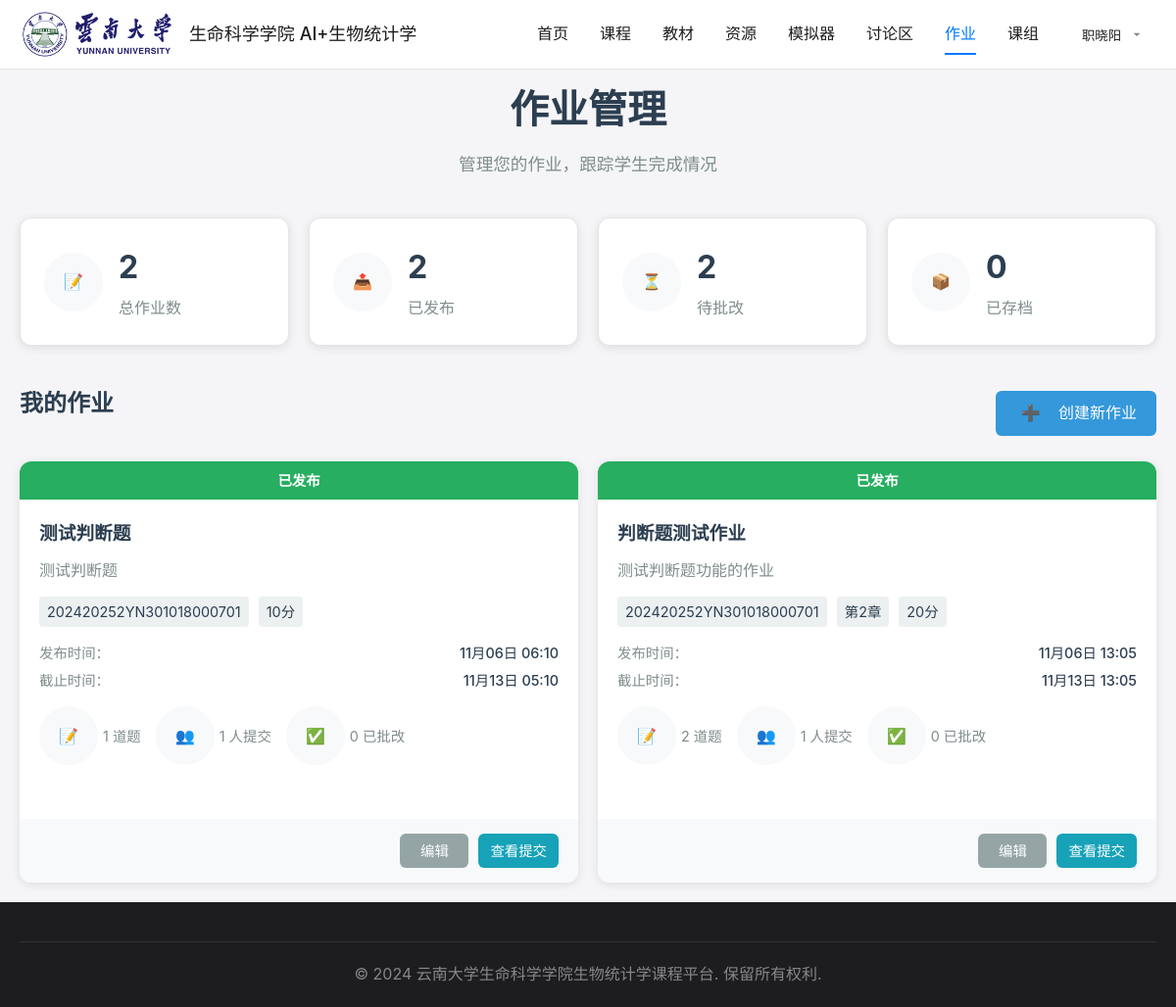
The page /assignments/ (signed in) on the database its author committed.
### core/models.py (models this page shows, shortened)
class User(AbstractUser):
    USER_TYPE_CHOICES = [
        ('admin', '管理员'),
        ('teacher', '教师'),
        ('student', '学生'),
    ]
    user_type = models.CharField(
        max_length=10,
        choices=USER_TYPE_CHOICES,
        default='student',
        verbose_name='用户类型'
    )
    real_name = models.CharField(
        max_length=50,
        verbose_name='真实姓名'
    )
    class Meta:
        verbose_name = '用户'
        verbose_name_plural = '用户'
    def get_unread_private_messages_count(self):
        if self.user_type != 'teacher':
            return 0
        teaching_classes = self.teachingclass_set.all()
        unread_count = 0
        for teaching_class in teaching_classes:
            unread_count += teaching_class.forumpost_set.filter(
                visibility='teacher_only',
                reply_count=0
            ).count()
        return unread_count

class Assignment(models.Model):
    STATUS_CHOICES = [
        ('draft', '草稿'),
        ('published', '已发布'),
        ('closed', '已截止'),
        ('archived', '已归档'),
    ]
    title = models.CharField(
        max_length=200,
        verbose_name='作业标题'
    )
    description = models.TextField(
        verbose_name='作业描述',
        help_text='作业的详细说明和要求'
    )
    teaching_class = models.ForeignKey(
        TeachingClass,
        on_delete=models.CASCADE,
        verbose_name='教学班',
        help_text='作业分发的目标教学班'
    )
    created_by = models.ForeignKey(
        User,
        on_delete=models.CASCADE,
        limit_choices_to={'user_type': 'teacher'},
        verbose_name='创建教师'
    )
    chapter = models.IntegerField(
        verbose_name='所属章节',
        help_text='对应课程的第几章',
        null=True,
        blank=True
    )
    publish_time = models.DateTimeField(
        verbose_name='发布时间',
        help_text='作业对学生可见的时间'
    )
    due_time = models.DateTimeField(
        verbose_name='截止时间',
        help_text='学生提交作业的最后期限'
    )
    total_score = models.IntegerField(
        default=100,
        verbose_name='总分',
        help_text='作业的满分分值'
    )
    status = models.CharField(
        max_length=20,
        choices=STATUS_CHOICES,
        default='draft',
        verbose_name='状态'
    )
    allow_late_submission = models.BooleanField(
        default=False,
        verbose_name='允许逾期提交',
        help_text='是否允许学生在截止时间后提交'
    )
    max_attempts = models.IntegerField(
        default=1,
        verbose_name='最大提交次数',
        help_text='学生可以提交的最大次数，0表示无限制'
    )
    created_at = models.DateTimeField(
        auto_now_add=True,
        verbose_name='创建时间'
    )
    updated_at = models.DateTimeField(
        auto_now=True,
        verbose_name='更新时间'
    )
    class Meta:
        verbose_name = '作业'
        verbose_name_plural = '作业'
        ordering = ['-created_at']
    @property
    def submission_count(self):
        return self.studentsubmission_set.filter(is_submitted=True).count()
    @property
    def graded_count(self):
        return self.studentsubmission_set.filter(is_graded=True, is_submitted=True).count()

class TeachingClass(models.Model):
    TEACHING_STATUS_CHOICES = [
        ('open', '开课'),
        ('in_progress', '进行中'),
        ('finished', '结课'),
    ]
    name = models.CharField(
        max_length=100,
        unique=True,
        verbose_name='教学班编号',
        help_text='例如：202420241YN301018000701'
    )
    description = models.TextField(
        blank=True,
        verbose_name='教学班描述'
    )
    class_time = models.CharField(
        max_length=200,
        default='待安排',
        verbose_name='上课时间',
        help_text='例如：周二 8:00-10:00, 周四 14:00-16:00'
    )
    class_location = models.CharField(
        max_length=100,
        default='待安排',
        verbose_name='上课地点',
        help_text='例如：生科楼201教室'
    )
    start_date = models.DateField(
        null=True,
        blank=True,
        verbose_name='开课日期'
    )
    end_date = models.DateField(
        null=True,
        blank=True,
        verbose_name='结课日期'
    )
    max_students = models.PositiveIntegerField(
        default=50,
        verbose_name='选课人数',
        help_text='该教学班的最大学生容量'
    )
    teaching_status = models.CharField(
        max_length=20,
        choices=TEACHING_STATUS_CHOICES,
        default='open',
        verbose_name='教学状态'
    )
    created_by = models.ForeignKey(
        User,
        on_delete=models.CASCADE,
        limit_choices_to={'user_type': 'teacher'},
        verbose_name='创建教师'
    )
    created_at = models.DateTimeField(
        auto_now_add=True,
        verbose_name='创建时间'
    )
    updated_at = models.DateTimeField(
        auto_now=True,
        verbose_name='更新时间'
    )
    class Meta:
        verbose_name = '教学班'
        verbose_name_plural = '教学班'
        ordering = ['-created_at']

### core/views.py (the view)
# urls.py: path('assignments/', views.assignment_index, name='assignment_index'),
@login_required
def assignment_index(request):
    if request.user.user_type == 'teacher':
        return assignment_teacher_index(request)
    elif request.user.user_type == 'student':
        return assignment_student_index(request)
    else:
        messages.error(request, '只有教师和学生可以访问作业系统')
        return redirect('core:home')

### core/templatetags/chinese_name.py (called while the page is built, shortened)
@register.filter
def chinese_full_name(user):
    if hasattr(user, 'real_name') and user.real_name:
        return user.real_name

@register.filter
def chinese_name_initial(user):
    full_name = chinese_full_name(user)
    return full_name[0].upper() if full_name else user.username[0].upper()

### templates/core/assignments/teacher_index.html (shortened to what this page needs)
{% extends 'base.html' %}
{% load static %}
{% load chinese_name %}
{% block content %}
<div class="assignment-container">
    <div class="assignment-header">
        <h1>{{ title }}</h1>
        <p class="assignment-subtitle">管理您的作业，跟踪学生完成情况</p>
    </div>
    <div class="stats-grid">
        <div class="stat-card">
            <div class="stat-icon">📝</div>
            <div class="stat-info">
                <h3>{{ stats.total_assignments }}</h3>
                <p>总作业数</p>
            </div>
        </div>
        <div class="stat-card">
            <div class="stat-icon">📤</div>
            <div class="stat-info">
                <h3>{{ stats.published_assignments }}</h3>
                <p>已发布</p>
            </div>
        </div>
        <div class="stat-card">
            <div class="stat-icon">⏳</div>
            <div class="stat-info">
                <h3>{{ stats.pending_grading }}</h3>
                <p>待批改</p>
            </div>
        </div>
        <div class="stat-card">
            <div class="stat-icon">📦</div>
            <div class="stat-info">
                <h3>{{ stats.archived_count }}</h3>
                <p>已存档</p>
            </div>
        </div>
    </div>
    <div class="assignment-list">
        <div class="assignment-list-header">
            <h2>我的作业</h2>
            <a href="{% url 'core:assignment_create' %}" class="btn btn-primary">
                <span class="btn-icon">➕</span>
                创建新作业
            </a>
        </div>
        {% if assignments %}
            <div class="assignments-grid">
                {% for assignment in assignments %}
                <div class="assignment-card">
                    <div class="assignment-status status-{{ assignment.status }}">
                        {% if assignment.status == 'draft' %}草稿
                        {% elif assignment.status == 'published' %}已发布
                        {% elif assignment.status == 'closed' %}已截止
                        {% else %}已归档{% endif %}
                    </div>
                    <div class="assignment-content">
                        <h3>
                            <a href="{% url 'core:assignment_edit' assignment.id %}">{{ assignment.title }}</a>
                        </h3>
                        <p class="assignment-description">{{ assignment.description|truncatechars:100 }}</p>
                        <div class="assignment-meta">
                            <span class="assignment-class">{{ assignment.teaching_class.name }}</span>
                            {% if assignment.chapter %}
                            <span class="assignment-chapter">第{{ assignment.chapter }}章</span>
                            {% endif %}
                            <span class="assignment-score">{{ assignment.total_score }}分</span>
                        </div>
                        <div class="assignment-dates">
                            <div class="date-item">
                                <span class="date-label">发布时间：</span>
                                <span class="date-value">{{ assignment.publish_time|date:"m月d日 H:i" }}</span>
                            </div>
                            <div class="date-item">
                                <span class="date-label">截止时间：</span>
                                <span class="date-value">{{ assignment.due_time|date:"m月d日 H:i" }}</span>
                            </div>
                        </div>
                        <div class="assignment-stats">
                            <span class="stat-item">
                                <span class="stat-icon">📝</span>
                                {{ assignment.questions.count }} 道题
                            </span>
                            <span class="stat-item">
                                <span class="stat-icon">👥</span>
                                {{ assignment.submission_count }} 人提交
                            </span>
                            <span class="stat-item">
                                <span class="stat-icon">✅</span>
                                {{ assignment.graded_count }} 已批改
                            </span>
                        </div>
                    </div>
                    <div class="assignment-actions">
                        <a href="{% url 'core:assignment_edit' assignment.id %}" class="btn btn-secondary btn-sm">编辑</a>
                        {% if assignment.status == 'published' %}
                        <a href="{% url 'core:assignment_result' assignment.id %}" class="btn btn-info btn-sm">查看提交</a>
                        {% endif %}
                    </div>
                </div>
                {% endfor %}
            </div>
        {% endif %}
    </div>
</div>
{% endblock %}

### templates/base.html (shortened to what this page needs)
<!DOCTYPE html>
<html lang="zh-CN">
<head>
    {% load static %}
    {% load chinese_name %}
    <link rel="stylesheet" href="{% static 'css/style.css' %}">
</head>
<body>
    <nav class="navbar">
        <div class="nav-container">
            <div class="nav-brand">
                <img src="{% static 'images/LOGO-2022.png' %}" alt="Logo" class="nav-logo">
                <span class="brand-text">生命科学学院 AI+生物统计学</span>
            </div>
            <div class="nav-menu">
                <a href="{% url 'core:home' %}" class="nav-link">首页</a>
                <a href="{% url 'core:courses' %}" class="nav-link">课程</a>
                <a href="{% url 'core:textbook' %}" class="nav-link">教材</a>
                <a href="{% url 'core:resources' %}" class="nav-link">资源</a>
                <a href="{% url 'simulators:index' %}" class="nav-link">模拟器</a>
                {% if user.is_authenticated %}
                <a href="{% url 'core:forum_index' %}" class="nav-link">讨论区</a>
                <a href="{% url 'core:assignment_index' %}" class="nav-link">
                    作业
                </a>
                {% endif %}
                <a href="{% url 'core:about' %}" class="nav-link">课组</a>
            </div>
            <div class="nav-auth">
                {% if user.is_authenticated %}
                    <div class="user-menu">
                        <button class="user-button" onclick="toggleUserMenu(event)">
                            <span class="user-name">{{ user|chinese_full_name }}</span>
                            <svg class="user-icon" viewBox="0 0 24 24" fill="none" xmlns="http://www.w3.org/2000/svg">
                                <path d="M7 10L12 15L17 10H7Z" fill="currentColor"/>
                            </svg>
                        </button>
                    </div>
                {% else %}
                    <div class="auth-buttons">
                        <a href="{% url 'core:login' %}" class="btn-login">登录</a>
                        <a href="{% url 'core:register' %}" class="btn-register">注册</a>
                    </div>
                {% endif %}
            </div>
        </div>
    </nav>
    <main>
        {% block content %}
        {% endblock %}
    </main>
    <footer>
        <div class="footer-container">
            <div class="footer-bottom">
                <p>&copy; 2024 云南大学生命科学学院生物统计学课程平台. 保留所有权利.</p>
            </div>
        </div>
    </footer>
</body>
</html>

### static/css/style.css (style rules this page uses)
* { margin: 0; padding: 0; box-sizing: border-box; }
body { font-family: -apple-system, BlinkMacSystemFont, 'Segoe UI', Roboto, sans-serif; line-height: 1.6; color: #1d1d1f; background: #f5f5f7; }
.navbar { background: rgba(255, 255, 255, 0.95); backdrop-filter: blur(20px); position: fixed; top: 0; left: 0; right: 0; z-index: 1000; border-bottom: 1px solid rgba(0, 0, 0, 0.1); }
.nav-container { max-width: 1200px; margin: 0 auto; display: flex; align-items: center; justify-content: space-between; padding: 0 20px; height: 70px; }
.nav-brand { display: flex; align-items: center; gap: 12px; }
.nav-logo { height: 60px; width: auto; }
.brand-text { font-size: 18px; font-weight: 500; color: #1d1d1f; }
.nav-menu { display: flex; gap: 32px; margin-left: auto; margin-right: 32px; }
.nav-link { color: #1d1d1f; text-decoration: none; font-weight: 400; transition: all 0.2s ease; padding: 8px 0; position: relative; }
.nav-link.active { color: #007aff; }
.nav-link.active::after { content: ''; position: absolute; bottom: 0; left: 0; right: 0; height: 2px; background: #007aff; }
.nav-auth { display: flex; align-items: center; }
.user-menu { position: relative; }
.user-button { display: flex; align-items: center; gap: 8px; background: none; border: none; cursor: pointer; padding: 8px 12px; border-radius: 20px; transition: all 0.2s ease; }
.user-name { font-weight: 500; color: #1d1d1f; }
.user-icon { width: 16px; height: 16px; color: #86868b; }
main { margin-top: 60px; min-height: calc(100vh - 60px); }
.btn-primary { background: #007aff; color: white; padding: 12px 24px; border-radius: 8px; text-decoration: none; font-weight: 500; display: inline-block; transition: all 0.2s ease; }
.stat-item { display: flex; align-items: center; gap: 4px; }
.btn-primary, .btn-secondary { padding: 8px 16px; border-radius: 8px; text-decoration: none; font-size: 0.9rem; font-weight: 500; transition: all 0.2s ease; display: inline-flex; align-items: center; gap: 6px; min-width: 70px; justify-content: center; }
.btn-primary { background: #007aff; color: white; }
.btn-secondary { background: #e5e5ea; color: #1d1d1f; }
.btn-secondary { background: #86868b; color: white; padding: 12px 24px; border-radius: 8px; text-decoration: none; font-weight: 500; transition: all 0.2s ease; }
footer { background: #1d1d1f; color: white; padding: 40px 0 20px; }
.footer-container { max-width: 1200px; margin: 0 auto; padding: 0 20px; }
.footer-bottom { text-align: center; padding-top: 20px; border-top: 1px solid #333; }
.footer-bottom p { color: #86868b; margin: 0; }
.btn-icon { font-size: 1.1em; }
.btn { padding: 12px 24px; border-radius: 8px; font-weight: 500; font-size: 1rem; text-decoration: none; display: inline-flex; align-items: center; gap: 8px; transition: all 0.2s ease; border: none; cursor: pointer; }
.btn-secondary { background: #f2f2f7; color: #1d1d1f; }
.stat-card { background: linear-gradient(135deg, #f5f5f7 0%, #ffffff 100%); border-radius: 16px; padding: 24px; display: flex; align-items: center; gap: 16px; border: 1px solid #e5e5e7; transition: all 0.3s ease; }
.stat-icon { font-size: 2rem; width: 60px; height: 60px; display: flex; align-items: center; justify-content: center; background: linear-gradient(135deg, #007aff, #5856d6); border-radius: 12px; color: white; }
.btn-icon { background: none; border: none; padding: 6px; border-radius: 6px; cursor: pointer; transition: all 0.2s ease; font-size: 1rem; }
.user-button { position: relative; }
.nav-link { position: relative; }

### rows shown on the page
User: real_name "职晓阳"
Assignment: status "已发布", title "测试判断题", description "测试判断题", teaching_class.name "202420252YN301018000701", total_score "10", publish_time "11月06日 06:10", due_time "11月13日 05:10", questions.count "1", submission_count "1", graded_count "0"
Assignment: status "已发布", title "判断题测试作业", description "测试判断题功能的作业", teaching_class.name "202420252YN301018000701", chapter "2", total_score "20", publish_time "11月06日 13:05", due_time "11月13日 13:05", questions.count "2", submission_count "1", graded_count "0"

### other values the page prints
{{ title }} "作业管理"
{{ stats.total_assignments }} "2"
{{ stats.published_assignments }} "2"
{{ stats.pending_grading }} "2"
{{ stats.archived_count }} "0"
